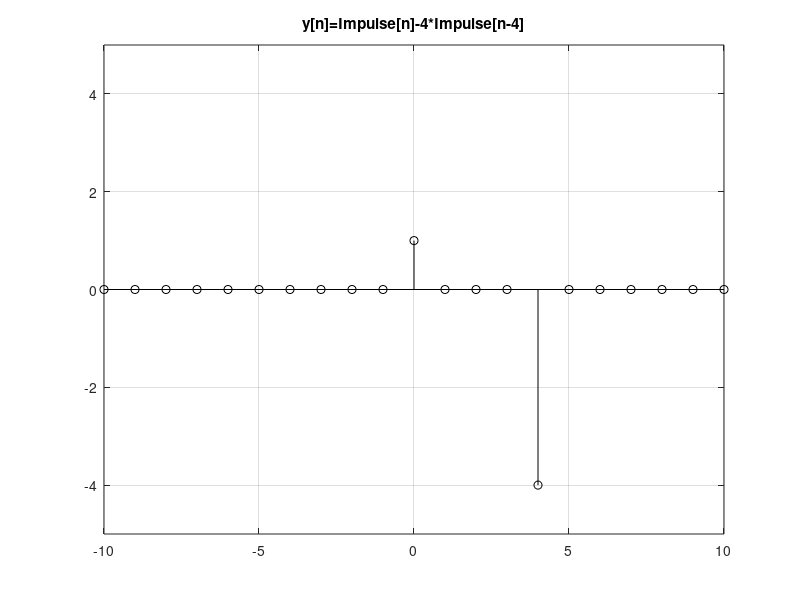

The MATLAB script that drew this image:
clc
clear all
close all
n=-10:10
z1=[zeros(1,10),1,zeros(1,10)]
z2=[zeros(1,14),1,zeros(1,6)]
y=z1-4*z2
stem(n,y,'k')
grid on
axis([-10 10 -5 5])
title('y[n]=Impulse[n]-4*Impulse[n-4]')
